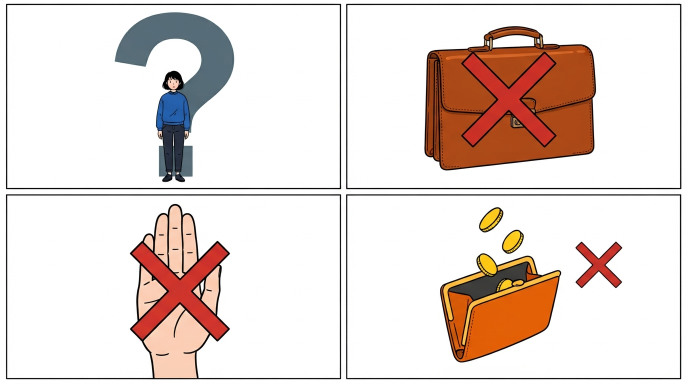
#> input picture episodes/003_希望你不要膽小如鼠的過完這一生/images-pre/0001.jpeg, 1376 x 768 px (shown at 1/2 size); its folder holds only this picture in this run
$ python split_image_test.py
#> lines starting #> are read from the running program, lines starting #| are printed output that depends on the picture
import argparse
from pathlib import Path

import numpy as np
from PIL import Image
from scipy import ndimage

SRC_DIR = Path("images-pre")
DST_DIR = Path("images")
TARGET_SIZE = (1920, 1080)
EXTS = {".jpeg", ".jpg", ".png"}

DARK = 90        # 灰階低於此值視為黑邊
MAX_TRIM = 8     # 每邊最多往內削幾 px，避免吃到畫面裡的黑色物件
MARGIN = 4       # 削完後再多留的安全距離（吃掉抗鋸齒灰邊）


def find_panels(img, n):
    """用黑框連通區域找出 n*n 格的外框，找不到就回傳 None。"""
    w, h = img.size
    gray = np.array(img.convert("L"))
    labels, _ = ndimage.label(gray < DARK, structure=np.ones((3, 3)))

    cands = []
    for sl in ndimage.find_objects(labels):
        y0, y1 = sl[0].start, sl[0].stop
        x0, x1 = sl[1].start, sl[1].stop
        cands.append(((x1 - x0) * (y1 - y0), (x0, y0, x1, y1)))
    cands.sort(reverse=True)

    top = cands[: n * n]
    if len(top) < n * n or top[-1][0] < 0.3 * w * h / (n * n):
        return None

    boxes = [b for _, b in top]
    boxes.sort(key=lambda b: (b[1] + b[3]) / 2)          # 先依 y 排
    ordered = []
    for r in range(n):                                    # 每列內再依 x 排
        ordered += sorted(boxes[r * n:(r + 1) * n], key=lambda b: b[0])
    return ordered


def inner_box(img, box):
    """從外框往內削掉黑線，再留一點安全邊。"""
    g = np.array(img.convert("L"))
    x0, y0, x1, y1 = box
    for _ in range(MAX_TRIM):
        if (g[y0, x0:x1] < DARK).mean() > 0.5:
            y0 += 1
        elif (g[y1 - 1, x0:x1] < DARK).mean() > 0.5:
            y1 -= 1
        elif (g[y0:y1, x0] < DARK).mean() > 0.5:
            x0 += 1
        elif (g[y0:y1, x1 - 1] < DARK).mean() > 0.5:
            x1 -= 1
        else:
            break
    return x0 + MARGIN, y0 + MARGIN, x1 - MARGIN, y1 - MARGIN


def crop_16_9(tile):
    """置中裁成 16:9，避免縮放變形。"""
    w, h = tile.size
    target = 16 / 9
    if w / h > target:
        nw = int(h * target)
        left = (w - nw) // 2
        return tile.crop((left, 0, left + nw, h))
    nh = int(w / target)
    top = (h - nh) // 2
    return tile.crop((0, top, w, top + nh))


def main():
    parser = argparse.ArgumentParser()
    parser.add_argument("grid", type=int, nargs="?", default=3,
                        help="每邊切幾格，2 = 2x2，3 = 3x3（預設 3）")
    args = parser.parse_args()
    n = args.grid

    DST_DIR.mkdir(exist_ok=True)

    sources = sorted(p for p in SRC_DIR.iterdir() if p.suffix.lower() in EXTS)
    if not sources:
        print(f"{SRC_DIR} 裡找不到 .jpeg / .jpg / .png 檔案")
        return

    out_index = 1
    for src in sources:
        img = Image.open(src).convert("RGB")
#> img is the input picture: PIL image 1376x768 RGB; mean R, G, B 231.2, 218.4, 212.9
        w, h = img.size
#> w = 1376; h = 768

        panels = find_panels(img, n)
#> in find_panels, `gray = np.array(img.convert("L"))`:
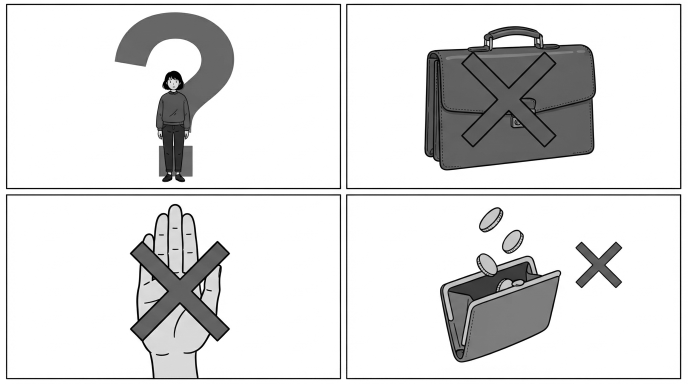
#> gray: shape (768, 1376) (shown at 1/2 size); min 0, max 255, mean 221.6
#> in find_panels, `labels, _ = ndimage.label(gray < DARK, structure=np.ones((3, 3)))`:
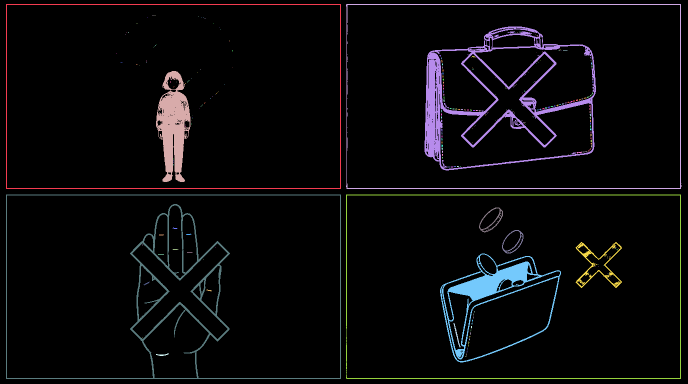
#> labels: shape (768, 1376) int32 (shown at 1/2 size); 251 distinct labels, from 0 to 250; one colour per label, 0 black
#> the loop in find_panels, `for sl in ndimage.find_objects(labels):` made 250 passes
#> (y0, y1, x0, x1) on passes 1 to 3: (8, 378, 12, 682), (8, 378, 692, 1363), (30, 31, 309, 311)
#> after the loop in find_panels, `for sl in ndimage.find_objects(labels):`: cands = 250 items
#> in find_panels, `top = cands[: n * n]`: top = 9 items
        if panels is None:
            print(f"{src.name}: 偵測不到完整邊框，改用等分切")
            panels = [
                (c * w // n, r * h // n, (c + 1) * w // n, (r + 1) * h // n)
                for r in range(n) for c in range(n)
            ]

        for box in panels:
            tile = img.crop(inner_box(img, box))
            tile = crop_16_9(tile).resize(TARGET_SIZE, Image.LANCZOS)
            tile.save(DST_DIR / f"{out_index:04d}.jpeg", "JPEG", quality=95)
            out_index += 1
#> this loop made 9 passes
#> pass 1, in main, `tile = img.crop(inner_box(img, box))`:
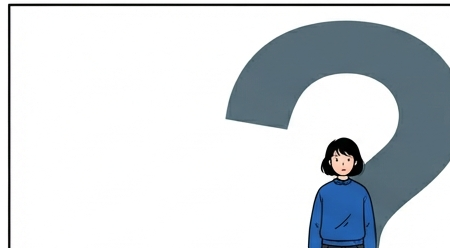
#> tile: PIL image 450x248 RGB; mean R, G, B 209.9, 215.5, 219.8
#> pass 1, in main, `tile = crop_16_9(tile).resize(TARGET_SIZE, Image.LANCZOS)`:
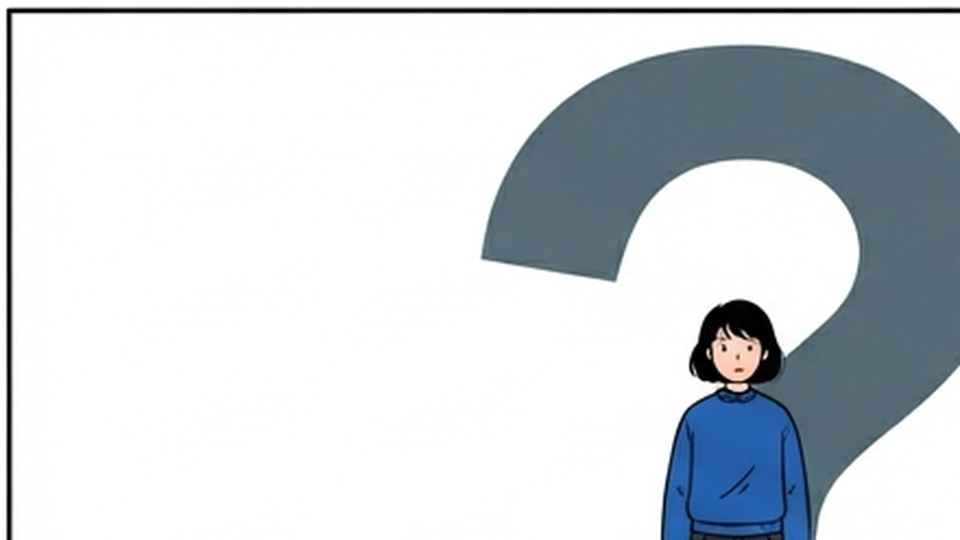
#> tile: PIL image 1920x1080 RGB (shown at 1/2 size); mean R, G, B 209.6, 215.3, 219.6
#> pass 2, in main, `tile = img.crop(inner_box(img, box))`:
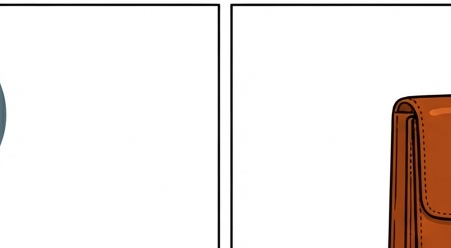
#> tile: PIL image 451x248 RGB; mean R, G, B 239.3, 233.2, 230.3
#> pass 2, in main, `tile = crop_16_9(tile).resize(TARGET_SIZE, Image.LANCZOS)`:
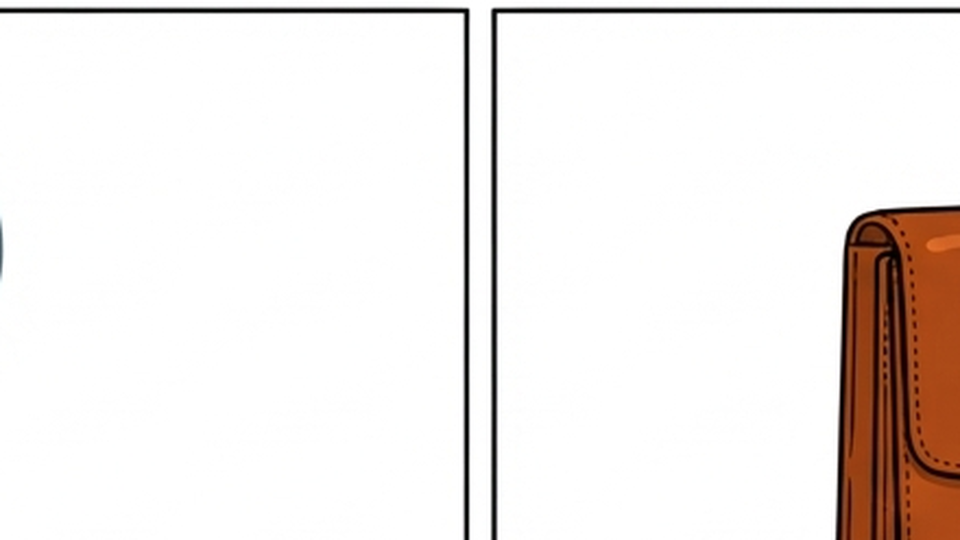
#> tile: PIL image 1920x1080 RGB (shown at 1/2 size); mean R, G, B 240.1, 234.6, 232
#> after the loop:
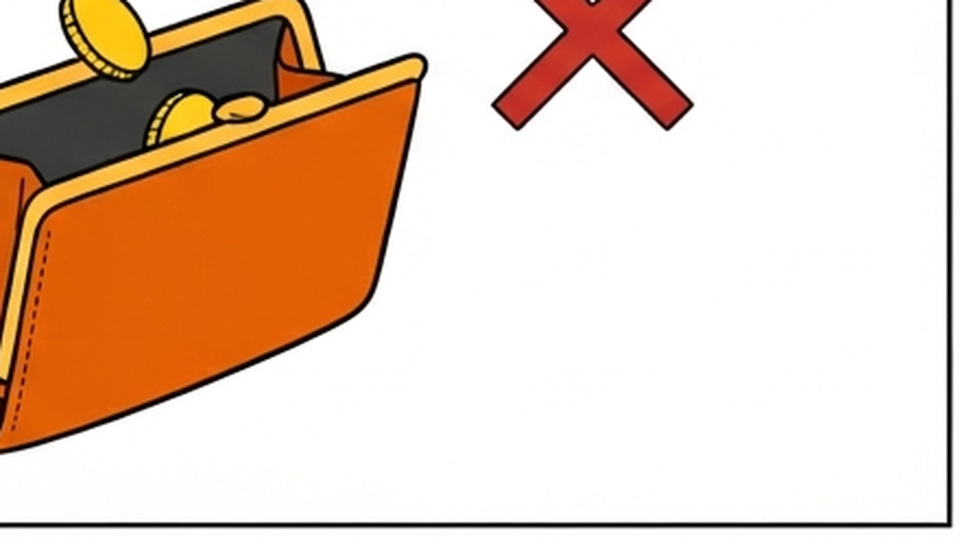
#> tile: PIL image 1920x1080 RGB (shown at 1/2 size); mean R, G, B 229, 202.4, 182.6
#> after the loop, out_index = 10

        print(f"{src.name} -> 完成")

    print(f"共輸出 {out_index - 1} 張到 {DST_DIR}/")
#| 共輸出 9 張到 images/


if __name__ == "__main__":
    main()

$ run again, on episodes/003_希望你不要膽小如鼠的過完這一生/images-pre/0005.jpeg
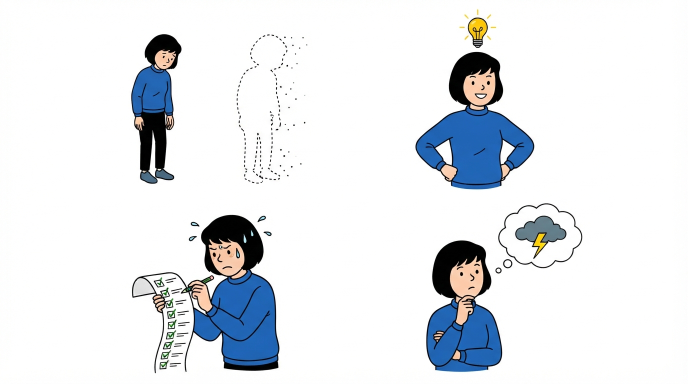
#> input picture episodes/003_希望你不要膽小如鼠的過完這一生/images-pre/0005.jpeg, 1376 x 768 px (shown at 1/2 size)
#> in main, img is the input picture: PIL image 1376x768 RGB; mean R, G, B 229.4, 232.7, 236.6
#> in find_panels, `labels, _ = ndimage.label(gray < DARK, structure=np.ones((3, 3)))`:
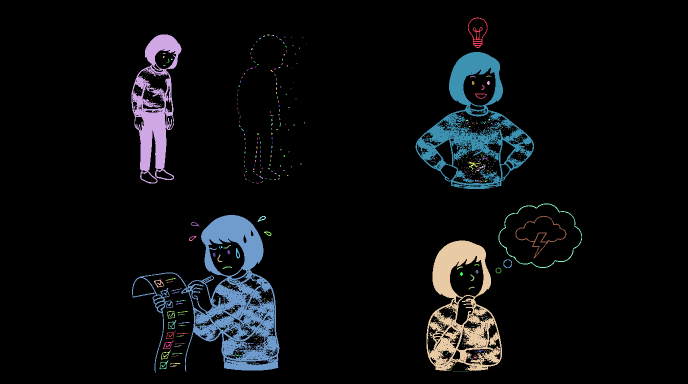
#> labels: shape (768, 1376) int32 (shown at 1/2 size); 786 distinct labels, from 0 to 785; one colour per label, 0 black
#> the loop in find_panels, `for sl in ndimage.find_objects(labels):` made 785 passes
#> (y0, y1, x0, x1) on passes 1 to 3: (35, 96, 936, 975), (69, 367, 263, 363), (69, 71, 535, 539)
#> after the loop in find_panels, `for sl in ndimage.find_objects(labels):`: cands = 785 items
#> top = 9 items
#> after the loop in main, `for box in panels:`:
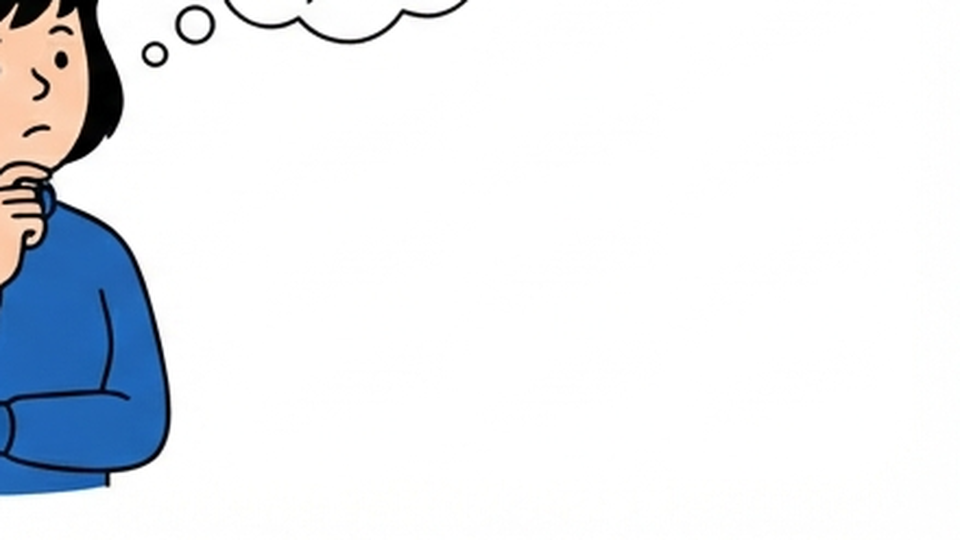
#> tile: PIL image 1920x1080 RGB (shown at 1/2 size); mean R, G, B 232.5, 235.9, 240.4
#> after the loop in main, `for box in panels:`: out_index = 10
#| 共輸出 9 張到 images/

$ run again, on episodes/003_希望你不要膽小如鼠的過完這一生/images-pre/0006.jpeg
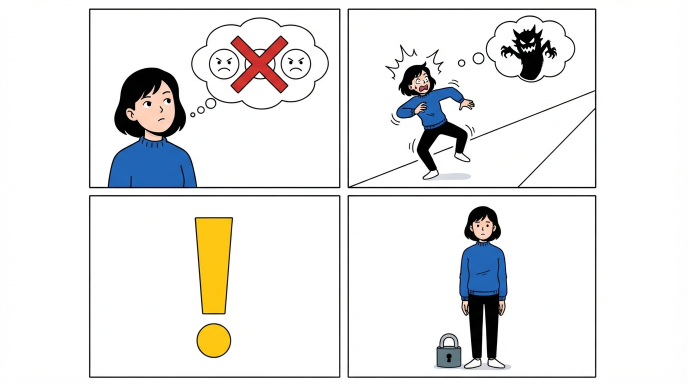
#> input picture episodes/003_希望你不要膽小如鼠的過完這一生/images-pre/0006.jpeg, 1376 x 768 px (shown at 1/2 size)
#> in main, img is the input picture: PIL image 1376x768 RGB; mean R, G, B 233.9, 233.8, 233.1
#> in find_panels, `labels, _ = ndimage.label(gray < DARK, structure=np.ones((3, 3)))`:
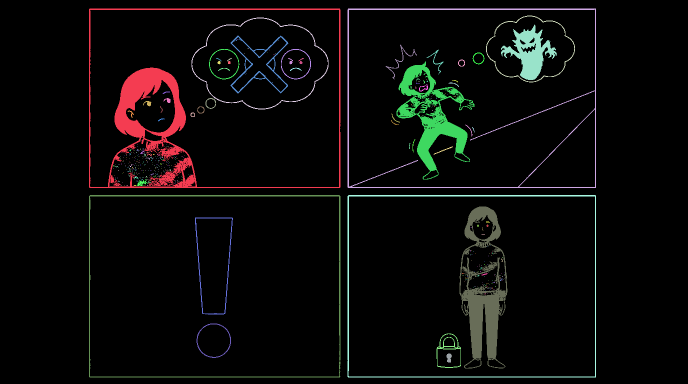
#> labels: shape (768, 1376) int32 (shown at 1/2 size); 454 distinct labels, from 0 to 453; one colour per label, 0 black
#> the loop in find_panels, `for sl in ndimage.find_objects(labels):` made 453 passes
#> (y0, y1, x0, x1) on passes 1 to 3: (17, 376, 178, 681), (17, 376, 695, 1192), (31, 165, 972, 1150)
#> after the loop in find_panels, `for sl in ndimage.find_objects(labels):`: cands = 453 items
#> top = 9 items
#> after the loop in main, `for box in panels:`:
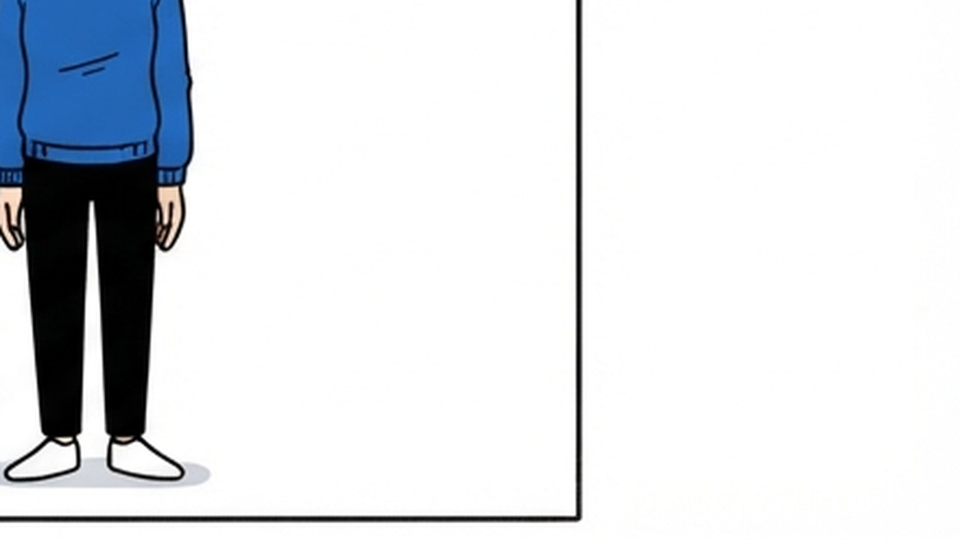
#> tile: PIL image 1920x1080 RGB (shown at 1/2 size); mean R, G, B 221.8, 225.4, 229.7
#> after the loop in main, `for box in panels:`: out_index = 10
#| 共輸出 9 張到 images/

$ run again, on episodes/003_希望你不要膽小如鼠的過完這一生/images-pre/0007.jpeg
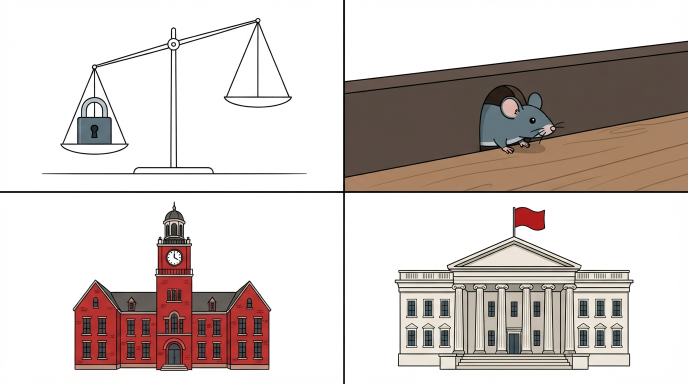
#> input picture episodes/003_希望你不要膽小如鼠的過完這一生/images-pre/0007.jpeg, 1376 x 768 px (shown at 1/2 size)
#> in main, img is the input picture: PIL image 1376x768 RGB; mean R, G, B 210.4, 201.6, 198
#> labels: shape (768, 1376) int32; 346 distinct labels, from 0 to 345
#> the loop in find_panels, `for sl in ndimage.find_objects(labels):` made 345 passes
#> (y0, y1, x0, x1) on passes 1 to 3: (0, 768, 0, 1376), (36, 348, 84, 613), (85, 93, 343, 352)
#> after the loop in find_panels, `for sl in ndimage.find_objects(labels):`: cands = 345 items
#> top = 9 items
#> after the loop in main, `for box in panels:`:
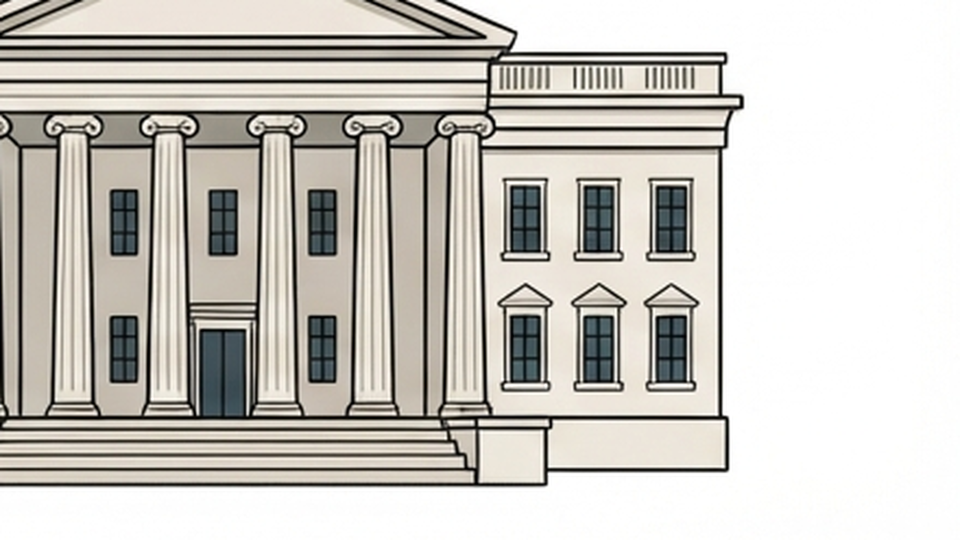
#> tile: PIL image 1920x1080 RGB (shown at 1/2 size); mean R, G, B 200.4, 197.4, 191.3
#> after the loop in main, `for box in panels:`: out_index = 10
#| 共輸出 9 張到 images/
